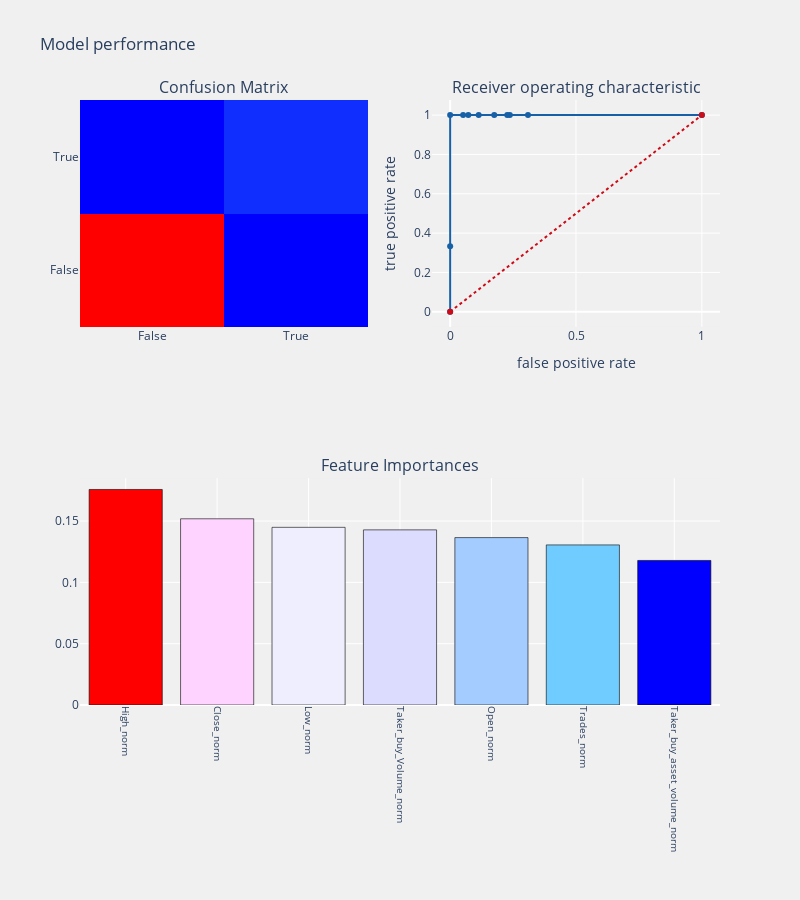

The cell this chart's notebook holds for it:
### Code cell
cols1 = [i for i in train_X.columns if i not in target_col + Open + Close] 

model = plot_tree_randomforest(cols1,1000,9,"entropy",True)

### Figure 1 — Plotly figure (JSON) as saved in the notebook; plotly's stock layout.template omitted (floating-point values rounded to 4 significant figures)
{"data": [{"colorscale": [[0, "rgb(0,0,255)"], [0.1, "rgb(51,153,255)"], [0.2, "rgb(102,204,255)"], [0.3, "rgb(153,204,255)"], [0.4, "rgb(204,204,255)"], [0.5, "rgb(255,255,255)"], [0.6, "rgb(255,204,255)"], [0.7, "rgb(255,153,255)"], [0.8, "rgb(255,102,204)"], [0.9, "rgb(255,102,102)"], [1, "rgb(255,0,0)"]], "name": "matrix", "showscale": false, "type": "heatmap", "x": ["False", "True"], "xaxis": "x", "y": ["False", "True"], "yaxis": "y", "z": [[97, 0], [0, 3]]}, {"line": {"color": "rgb(22, 96, 167)", "width": 2}, "name": "Roc : 1.0", "type": "scatter", "x": [0, 0, 0, 0.05155, 0.07216, 0.1134, 0.1753, 0.2268, 0.2371, 0.3093, 1], "xaxis": "x2", "y": [0, 0.3333, 1, 1, 1, 1, 1, 1, 1, 1, 1], "yaxis": "y2"}, {"line": {"color": "rgb(205, 12, 24)", "dash": "dot", "width": 2}, "type": "scatter", "x": [0, 1], "xaxis": "x2", "y": [0, 1], "yaxis": "y2"}, {"marker": {"color": [0.1757, 0.1518, 0.1448, 0.1428, 0.1365, 0.1305, 0.1179], "colorscale": [[0, "rgb(0,0,255)"], [0.1, "rgb(51,153,255)"], [0.2, "rgb(102,204,255)"], [0.3, "rgb(153,204,255)"], [0.4, "rgb(204,204,255)"], [0.5, "rgb(255,255,255)"], [0.6, "rgb(255,204,255)"], [0.7, "rgb(255,153,255)"], [0.8, "rgb(255,102,204)"], [0.9, "rgb(255,102,102)"], [1, "rgb(255,0,0)"]], "line": {"color": "black", "width": 0.6}}, "name": "coefficients", "type": "bar", "x": ["High_norm", "Close_norm", "Low_norm", "Taker_buy_Volume_norm", "Open_norm", "Trades_norm", "Taker_buy_asset_volume_norm"], "xaxis": "x3", "y": [0.1757, 0.1518, 0.1448, 0.1428, 0.1365, 0.1305, 0.1179], "yaxis": "y3"}], "layout": {"annotations": [{"font": {"size": 16}, "showarrow": false, "text": "Confusion Matrix", "x": 0.225, "xanchor": "center", "xref": "paper", "y": 1, "yanchor": "bottom", "yref": "paper"}, {"font": {"size": 16}, "showarrow": false, "text": "Receiver operating characteristic", "x": 0.775, "xanchor": "center", "xref": "paper", "y": 1, "yanchor": "bottom", "yref": "paper"}, {"font": {"size": 16}, "showarrow": false, "text": "Feature Importances", "x": 0.5, "xanchor": "center", "xref": "paper", "y": 0.375, "yanchor": "bottom", "yref": "paper"}], "autosize": false, "height": 900, "margin": {"b": 195}, "paper_bgcolor": "rgba(240,240,240, 0.95)", "plot_bgcolor": "rgba(240,240,240, 0.95)", "showlegend": false, "title": {"text": "Model performance"}, "width": 800, "xaxis": {"anchor": "y", "domain": [0, 0.45]}, "xaxis2": {"anchor": "y2", "domain": [0.55, 1], "title": {"text": "false positive rate"}}, "xaxis3": {"anchor": "y3", "domain": [0, 1], "showgrid": true, "tickangle": 90, "tickfont": {"size": 10}}, "yaxis": {"anchor": "x", "domain": [0.625, 1]}, "yaxis2": {"anchor": "x2", "domain": [0.625, 1], "title": {"text": "true positive rate"}}, "yaxis3": {"anchor": "x3", "domain": [0, 0.375]}}}
